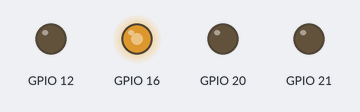
The program below on a simulated Raspberry Pi (BCM pin numbers). Parts: output pins drawn as LEDs (lit = HIGH). At 11.0 s the program stops and its outputs stay as they are.

Above: at 0.1 s.
At 3.1 s:
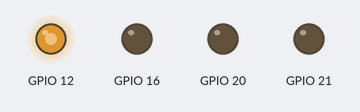
At 6.1 s:
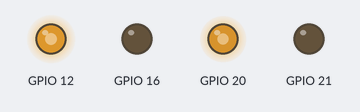
At 11.1 s:
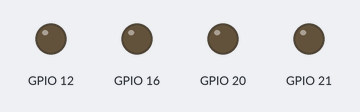
Timing chart, 0 to 12.5 s (numbered marks = the images above):
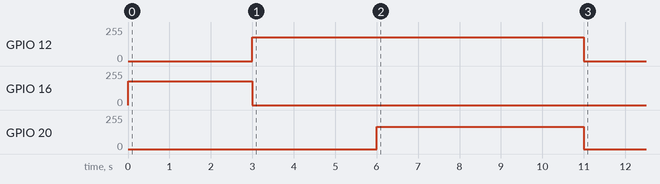

Measured:
- by itself, GPIO 12: 0/255 → 179/255 at 3.0 s, → 0/255 8.0 s later
- by itself, GPIO 16: 0/255 → 179/255 at 0.00 s, → 0/255 3.0 s later
- by itself, GPIO 20: 0/255 → 166/255 at 6.0 s, → 0/255 5.0 s later

The program:

Motor_Driver.py
```python
import RPi.GPIO as GPIO
from time import sleep

x_medium = 0


class Motor():
    def __init__(self, in1, in2):
        self.in1 = in1
        self.in2 = in2
        GPIO.setmode(GPIO.BCM)
        GPIO.setwarnings(False)
        GPIO.setup(self.in1, GPIO.OUT)
        GPIO.setup(self.in2, GPIO.OUT)


    def turun(self, x=50, t=0):
        self.p = GPIO.PWM(self.in1, 1000)  # Frequency in Hz
        self.p.start(0)  # DutyCycle
        GPIO.output(self.in2, GPIO.LOW)
        self.p.ChangeDutyCycle(x)
        # print('MOVE TO RIGHT')
        sleep(t)

    def naik(self, x=50, t=0):
        self.p = GPIO.PWM(self.in2, 1000)  # Frequency in Hz
        self.p.start(0)  # DutyCycle
        GPIO.output(self.in1, GPIO.LOW)
        self.p.ChangeDutyCycle(x)
        # print('MOVE TO LEFT')
        sleep(t)

    def stop(self):
        GPIO.output(self.in1, GPIO.LOW)
        GPIO.output(self.in2, GPIO.LOW)
        self.p.ChangeDutyCycle(0)
        # print('NOT MOVING')


motor1 = Motor(16, 12) # D0 D1
motor2 = Motor(20, 21) # D2 D3

motor1.turun(70, 3)
motor1.naik(70, 3)
motor2.turun(65, 5)
motor1.stop()
motor2.stop()

GPIO.cleanup()
```
